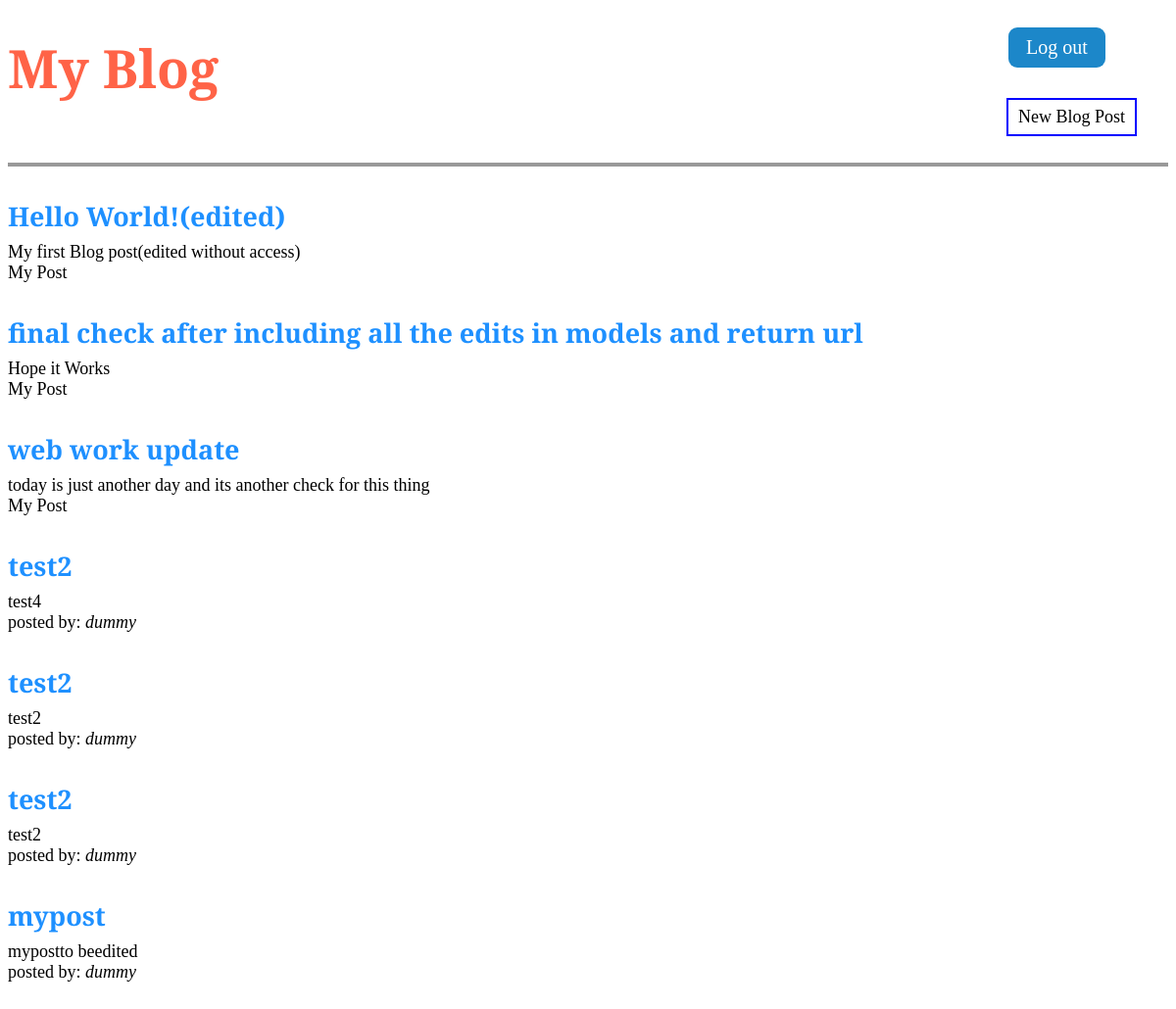
The app's page / (signed in) with its own data.
### blog/models.py (models this page shows, shortened)
class Post(models.Model):
    title  = models.CharField(max_length=200)
    author = models.ForeignKey(User, on_delete=models.CASCADE)
    body   = models.TextField()

### blog/views.py (the view)
# urls.py: path('', BlogListView.as_view(), name='home'),
class BlogListView(ListView):
    model = Post
    template_name = 'home.html'

### templates/home.html
{% extends 'base.html' %}
{% block content %}
  {% for post in object_list %}
    <div class='post-entry'>
        <h2><a href="{% url 'post_detail' post.pk %}">{{ post.title }}</a></h2>
        <p>{{ post.body }}</p>
        {% if post.author == user %}
        <p>My Post</p>
        {% else %}
        <p>posted by: <i>{{ post.author }}</i></p>
        {% endif %}
    </div>
  {% endfor %}
{% endblock content %}

### static/css/base.css (style rules this page uses)
body { font-family: 'Crimson Pro', serif; font-size: 18px; }
.post-entry { margin-bottom: 2rem; }
.post-entry h2 { margin: 0.5rem 0; post-entrycolor: blueviolet; }
.post-entry h2 a { color: dodgerblue; text-decoration: none; }
.post-entry p { margin: 0; font-weight: 400; }

### records on screen
Post: title "Hello World!(edited)", body "My first Blog post(edited without access)", shows "My Post"
Post: title "final check after including all the edits in models and return url", body "Hope it Works", shows "My Post"
Post: title "web work update", body "today is just another day and its another check for this thing", shows "My Post"
Post: title "test2", body "test4", author "dummy"
Post: title "test2", body "test2", author "dummy"
Post: title "test2", body "test2", author "dummy"
Post: title "mypost", body "mypostto beedited", author "dummy"
